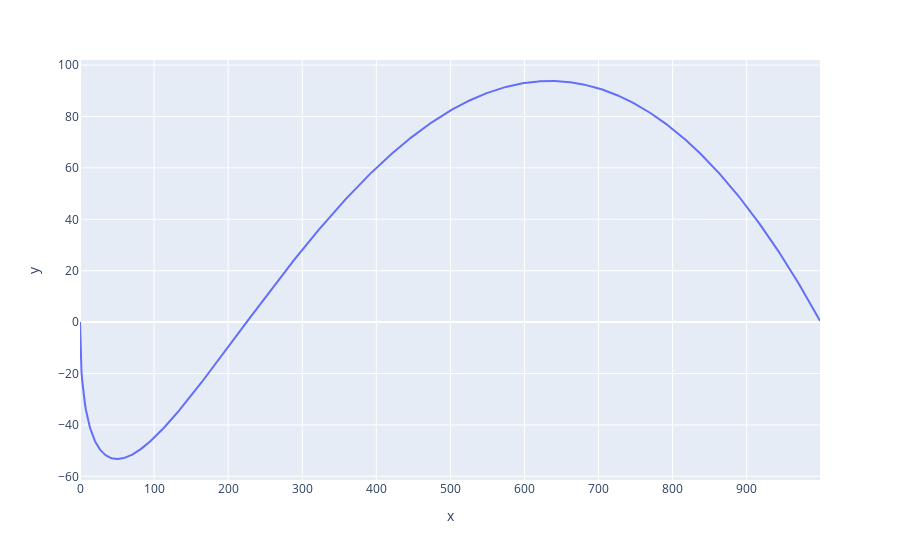

Notebook code cell kept with this figure:
### Code cell
px.line(
    y=[r-interpolate_radius(r,1000,15) for r in range(1000)]
)

### Figure 1 — Plotly figure (JSON) as saved in the notebook; plotly's stock layout.template omitted (floating-point values rounded to 4 significant figures; data arrays with more than 128 entries replaced by an {"elided": "..."} marker saying what was removed)
{"data": [{"hovertemplate": "x=%{x}<br>y=%{y}<extra></extra>", "legendgroup": "", "line": {"color": "#636efa", "dash": "solid"}, "marker": {"symbol": "circle"}, "mode": "lines", "name": "", "orientation": "v", "showlegend": false, "type": "scatter", "x": {"elided": "1000 int values"}, "xaxis": "x", "y": {"elided": "1000 float values"}, "yaxis": "y"}], "layout": {"autosize": true, "legend": {"tracegroupgap": 0}, "margin": {"t": 60}, "xaxis": {"anchor": "y", "autorange": true, "domain": [0, 1], "range": [0, 999], "title": {"text": "x"}, "type": "linear"}, "yaxis": {"anchor": "x", "autorange": true, "domain": [0, 1], "range": [-61.43, 102.0], "title": {"text": "y"}, "type": "linear"}}}
